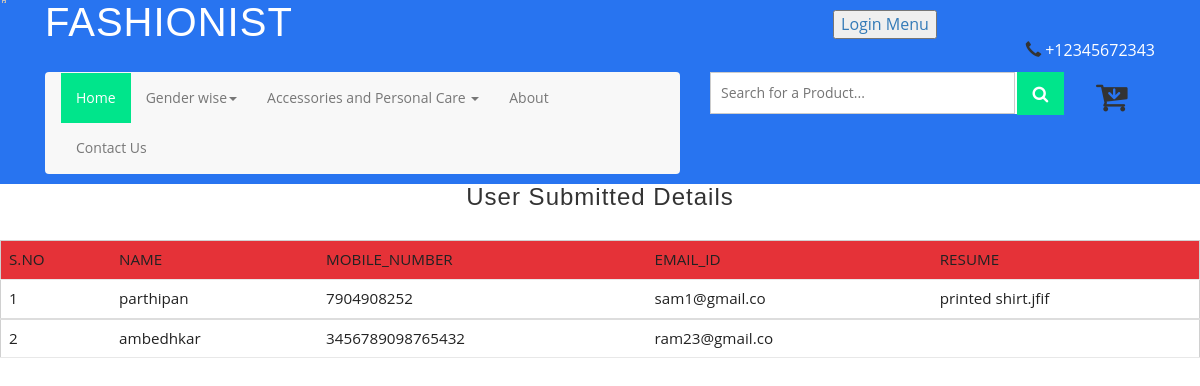
Screenshot of /view applied_candidates.php (signed in) with the database file from the repository.
### tables this page shows
CREATE TABLE `user_id` (
  `id` int(11) NOT NULL,
  `NAME` varchar(25) NOT NULL,
  `MOBILE_NUMBER` varchar(25) NOT NULL,
  `EMAIL_ID` varchar(30) NOT NULL,
  `RESUME` varchar(40) NOT NULL,
  `user_id` varchar(50) NOT NULL,
  `STATUS` int(11) NOT NULL
);

### view applied_candidates.php (the view, shortened to what this page needs)
<html>
<head>
  <link href="css/bootstrap.css" rel="stylesheet" type="text/css" media="all" />
<link rel="stylesheet" href="css/style.css" type="text/css" media="all" />
<link rel="stylesheet" type="text/css" href="css/table-style.css" />
<link rel="stylesheet" href="css/font-awesome.min.css" type="text/css" media="all" />
</head>
<body>
<div class="header-top" style="background-color:#2874f0;">
	<div class="container">
		<div class="col-md-6 shop logo-w3">
			<a><img src="images/shop.png"><h1 style="color:white;">FASHIONIST</span></h1></a>
		</div>
		<div class="col-md-6 phone-w3l">
			<ul>
			  <center> <li class="active"> <a href="login_form.php"><input type="submit" value="Login Menu"></a></li> </center>
				<li><span class="glyphicon glyphicon-earphone"></span></li>
				<li style="color:white;">+12345672343</li>
			</ul>
		</div>
	</div>
</div>
<div class="header-bottom-w3ls" style="background-color:#2874f0;">
	<div class="container">
		<div class="col-md-7">
			<nav class="navbar navbar-default">
				<div class="collapse navbar-collapse" id="bs-megadropdown-tabs">
					<ul class="nav navbar-nav">
						<li class=" active"><a href="index.php"><span>Home</span></a></li>
						<li class="dropdown ">
							<a href="#" class="dropdown-toggle  hyper" data-toggle="dropdown"><span>Gender wise<b class="caret"></b></span></a>
						</li>
						<li class="dropdown">
								<a href="#" class="dropdown-toggle hyper" data-toggle="dropdown" ><span> Accessories and Personal Care <b class="caret"></b></span></a>
						</li>
						<li><a href="about.php" class="hyper"><span>About</span></a></li>
						<li><a href="contact.php" class="hyper"><span>Contact Us</span></a></li>
					</ul>
				</div>
			</nav>
		</div>
		<div class="col-md-4 search-agileinfo">
			<form action="#" method="post" style="background-color:white;">
				<input class="product search" type="search" name="Search" placeholder="Search for a Product..." required="">
				<button type="submit" class="btn btn-default search" aria-label="Left Align">
					<i class="fa fa-search" aria-hidden="true"> </i>
				</button>
			</form>
		</div>
		<div class="col-md-1 cart-wthree">
			<div class="cart">
				<form action="#" method="post" class="last">
					<button class="w3view-cart" type="submit" name="submit" value=""><i class="fa fa-cart-arrow-down" aria-hidden="true"></i></button>
				</form>
			</div>
		</div>
	</div>
 </div>
 	<div class="agile-tables">
										<div class="w3l-table-info agile_info_shadow">
										 <center><h3 class="w3_inner_tittle two">User Submitted Details</h3></center>
											<table class="table table-bordered" id="table">
											<thead>
											  <tr>
											    <th>S.NO</th>
												<th>NAME</th>
												<th>MOBILE_NUMBER</th>
												<th>EMAIL_ID</th>
												<th>RESUME</th>
											  </tr>
											</thead>
											<?php
											require("connection.php");
											$id = $_SESSION["id"];
											$res=$con->query("select * from user_id where user_id=$id");
											$count=$res->num_rows;
											if($count>0)
											  {
												$no=1;
												while($row=$res->fetch_assoc())
												{
											?>
									          <tbody>
											  <tr>
											    <td> <?php echo $no++; ?> </td>
												<td> <?php echo $row['NAME'];?> </td>
												<td> <?php echo $row['MOBILE_NUMBER'];?> </td>
												<td> <?php echo $row['EMAIL_ID'];?> </td>
												<td> <?php echo $row['RESUME'];?> </td>
											  </tr>
											</tbody>
											<?php
											   }
									       }
						                  ?>
                     						</table>
 </body>
</html>

### css/style.css (style rules this page uses)
body { padding: 0; margin: 0; background: #FFF; font-family: 'open Sans', sans-serif; }
body a { transition: 0.5s all; -webkit-transition: 0.5s all; -moz-transition: 0.5s all; -o-transition: 0.5s all; -ms-transition: 0.5s all; text-decoration: none; }
input[type="button"], input[type="submit"] { transition: 0.5s all; -webkit-transition: 0.5s all; -moz-transition: 0.5s all; -o-transition: 0.5s all; -ms-transition: 0.5s all; }
h1, h2, h3, h4, h5, h6 { margin: 0; padding: 0; text-align: center; font-family: 'Source Sans Pro', sans-serif; letter-spacing:1px; }
ul { margin:0; padding:0; }
.logo-w3 { width:50%; float:left; }
.logo-w3 a h1,.footer a h3 { text-align:left; color:#000; font-size:40px; position:relative; }
.phone-w3l { text-align: right; width:50%; float:left; }
.phone-w3l ul { margin-top: 10px; }
.phone-w3l ul li { display:inline; font-size:16px; }
.header-bottom-w3ls { background: #f8f8f8; padding:10px 0; }
.navbar-default { border-color: transparent; }
.navbar-default .navbar-nav > .active > a, .navbar-default .navbar-nav > .active > a:hover, .navbar-default .navbar-nav > .active > a:focus { color: #fff; background-color:#00e58b; }
.search-agileinfo input[type="search"] { width: 87%; padding:10px; font-size: 1em; color: #999; outline: none; border: 1px solid #cccccc; background: none; -webkit-appearance: none; transition: 0.5s all; -webkit-transition: 0.5s all; -moz-transition: 0.5s all; }
.navbar { margin-bottom:0; }
.search-agileinfo input[type="search"] { margin-top:5px; }
.search-agileinfo i.fa.fa-search { font-size: 17px; color:#fff; }
button.search { border: none; position: absolute; top: 4px; right: 11px; width: 47px; height: 43px; outline: none; box-shadow: none; background:#00e58b; padding: 0; border-radius: inherit; -webkit-appearance: none; -webkit-transition: .5s all; -moz-transition: .5s all; transition: .5s all; }
.cart-wthree .fa { font-size: 34px; margin-top: 7px; }
button.w3view-cart { background: transparent; border: none; }
.table > thead > tr > th, .table > tbody > tr > th, .table > tfoot > tr > th, .table > thead > tr > td, .table > tbody > tr > td, .table > tfoot > tr > td { border:none; }
table.table { width: 100%; border: 1px solid #D0D0D0; }
.table > thead > tr > th, .table > tbody > tr > th, .table > tfoot > tr > th, .table > thead > tr > td, .table > tbody > tr > td, .table > tfoot > tr > td { color: #222222; }

### css/table-style.css (style rules this page uses)
table { background: white; border-collapse: collapse; margin: 1.25em 0 0; width: 100%; }
table tr, table th, table td { border: none; border-bottom: 1px solid #e8e8e8; font-size: .95em; }
table th, table td { padding: 10px 12px; text-align: left; }
table th { background: #e53238; color: #fff; text-transform: uppercase; }
table tr td { background: #f3faff; color: #424242; }
table { width: 100%; }
.table { margin: 30px 0; border-collapse: collapse; border-spacing: 0; empty-cells: show; border: 1px solid #e0e0e0; }
.table td, .table th { border-left: 1px solid #e0e0e0; border-width: 0 0 0 1px; font-size: inherit; margin: 0; overflow: visible; padding: 0.5em 1em; font-weight: normal; }
.table td:first-child, .table th:first-child { border-left-width: 0; }
.table thead, .table tfoot { background-color: #f05050; color: #fff; text-align: left; vertical-align: bottom; }
.table thead td, .table tfoot td, .table thead th, .table tfoot th { border-color: #fff; }
.table td { background-color: transparent; }

### view applied_candidates.php (style rules this page uses)
.search-agileinfo input[type="search"] { margin-top: 0px; }
button.search { margin-left: -3px; margin-top: -4px; }

### rows the page displays
user_id: NAME "parthipan", MOBILE_NUMBER "7904908252", EMAIL_ID "sam1@gmail.co", RESUME "printed shirt.jfif"
user_id: NAME "ambedhkar", MOBILE_NUMBER "3456789098765432", EMAIL_ID "ram23@gmail.co"
